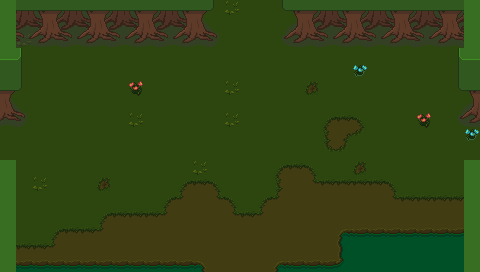

This game map was drawn from its Tiled (.tmx) file and the tilesets committed beside it. A one-line description and the full map source follow:
An orthogonal 30x17 tile map with 16x16 px tiles, 2 tile layers (Base, Ground), 1 hidden layer not drawn and 3 objects (2x Entrance, ResourceSpawn).

<map version="1.4" tiledversion="1.4.1" orientation="orthogonal" renderorder="right-down" width="30" height="17" tilewidth="16" tileheight="16" infinite="0" nextlayerid="22" nextobjectid="52">
 <properties>
  <property name="Outside" type="bool" value="false" />
  <property name="ResourcesMinMax" value="30-60" />
 </properties>
 <tileset firstgid="1" source="../Tilesets/tilesetManorGrounds.tsx" />
 <layer id="19" name="Base" width="30" height="17">
  <data encoding="csv">
246,289,289,27,27,205,27,289,27,289,283,289,27,289,283,289,27,27,205,205,205,289,289,27,205,205,289,289,205,246,
246,27,289,289,205,289,27,205,205,289,27,27,205,205,27,289,27,289,289,27,27,205,289,27,205,27,289,205,27,246,
246,283,27,27,27,205,205,205,205,289,289,205,205,27,289,27,289,27,205,289,27,205,27,27,205,27,289,27,205,246,
246,27,289,27,27,27,27,289,289,205,205,289,205,205,205,289,205,27,289,289,205,27,205,205,27,27,289,27,27,246,
246,27,27,27,27,27,27,27,289,205,205,289,289,27,205,289,205,27,27,27,205,205,36,27,27,289,27,289,27,246,
289,27,289,205,289,27,205,289,77,27,289,205,205,205,283,289,289,27,289,289,27,289,205,27,205,289,27,27,205,205,
205,27,289,205,27,27,27,289,27,27,27,27,205,289,27,289,289,205,205,289,205,205,27,27,205,289,205,289,27,27,
27,289,289,27,27,289,289,289,283,205,289,27,205,205,283,289,205,205,205,205,27,205,27,205,27,27,77,27,289,289,
205,205,205,27,27,27,27,289,289,27,205,205,205,27,205,27,27,205,27,289,289,205,27,289,27,289,27,205,289,36,
289,27,205,27,289,205,27,27,205,205,289,205,289,205,289,289,289,27,205,205,289,289,27,289,205,27,27,289,27,27,
246,27,205,205,27,289,27,205,27,205,205,205,283,205,289,27,283,205,205,27,205,205,289,289,205,27,27,27,27,246,
246,27,283,289,205,289,27,27,289,27,289,205,27,27,289,205,27,205,27,289,27,27,205,27,289,205,205,27,27,246,
246,27,27,289,205,289,289,289,289,27,205,289,289,27,27,205,27,205,289,27,27,27,205,27,289,289,27,27,27,246,
246,27,205,289,27,27,205,205,27,27,289,289,289,289,289,289,205,289,205,205,27,205,205,205,27,289,289,205,27,246,
246,27,27,289,289,27,27,205,289,205,205,205,289,289,205,205,27,205,27,289,27,205,27,289,27,205,27,289,27,246,
246,27,289,205,27,289,27,27,289,205,289,289,289,289,27,289,27,205,205,27,205,289,205,205,27,289,27,289,27,246,
246,246,246,246,246,246,246,246,246,246,246,246,246,27,289,27,27,246,246,246,246,246,246,246,246,246,246,246,246,246
</data>
 </layer>
 <layer id="20" name="Ground" width="30" height="17">
  <data encoding="csv">
41,222,223,221,222,223,221,222,223,221,222,223,224,225,0,0,0,219,220,221,222,223,221,222,223,221,222,223,221,41,
41,247,248,246,247,248,246,247,248,246,247,248,249,250,0,0,0,244,245,246,247,248,246,247,248,246,247,248,246,41,
41,272,273,271,272,273,271,272,273,271,272,273,274,275,0,0,0,269,270,271,272,273,271,272,273,271,272,273,271,41,
66,67,0,0,0,0,0,0,0,0,0,0,0,0,0,0,0,0,0,0,0,0,0,0,0,0,0,0,65,66,
44,200,0,0,0,0,0,0,0,0,0,0,0,0,0,0,0,0,0,0,0,0,0,0,0,0,0,0,194,44,
224,225,0,0,0,0,0,0,0,0,0,0,0,0,0,0,0,0,0,157,0,0,0,0,0,0,0,0,219,220,
249,250,0,0,0,0,0,0,0,0,0,0,0,0,0,0,0,0,0,0,0,0,0,0,0,0,0,0,244,245,
274,275,0,0,0,0,0,0,0,0,0,0,0,0,0,0,0,0,0,0,176,177,178,0,0,0,0,0,269,270,
0,0,0,0,0,0,0,0,0,0,0,0,0,0,0,0,0,0,0,0,201,179,228,0,0,0,0,0,0,0,
0,0,0,0,0,0,0,0,0,0,0,0,0,0,0,0,0,0,0,0,226,228,205,0,0,0,0,0,0,0,
41,0,0,0,0,0,0,0,0,0,0,0,0,0,205,205,205,176,177,178,0,0,157,0,0,0,0,0,0,41,
41,0,0,0,0,0,157,0,0,0,0,176,177,178,205,205,205,206,202,229,177,177,177,177,178,0,0,0,0,41,
41,0,0,0,0,0,0,0,0,0,176,231,202,229,178,205,176,231,202,202,202,202,202,202,229,177,177,177,177,41,
41,130,130,130,130,130,176,177,177,177,231,202,202,202,229,177,231,202,202,202,202,202,202,202,202,202,202,202,202,41,
41,130,130,176,177,177,231,202,202,202,202,202,202,202,202,202,202,202,202,202,202,182,183,183,183,183,183,183,183,41,
41,177,177,231,202,202,202,202,202,202,202,202,202,202,202,202,202,202,202,202,202,212,208,208,208,208,208,208,208,41,
41,183,183,183,183,183,183,183,183,183,183,183,184,202,202,202,202,182,183,183,183,237,208,208,208,208,208,208,208,41
</data>
 </layer>
 <layer id="21" name="Upper" width="30" height="17" visible="0">
  <data encoding="csv">
0,42,0,0,0,0,0,0,0,0,0,0,0,0,0,0,0,0,0,0,0,0,0,0,0,0,0,0,40,0,
0,42,0,0,0,0,0,0,0,0,0,0,0,0,0,0,0,0,0,0,0,0,0,0,0,0,0,0,40,0,
0,42,0,0,0,0,0,0,0,0,0,0,0,0,0,0,0,0,0,0,0,0,0,0,0,0,0,0,40,0,
0,0,0,0,0,0,0,0,0,0,0,0,0,0,0,0,0,0,0,0,0,0,0,0,0,0,0,0,0,0,
0,0,0,0,0,0,0,0,0,0,0,0,0,0,0,0,0,0,0,0,0,0,0,0,0,0,0,0,0,0,
0,0,0,0,0,0,0,0,0,0,0,0,0,0,0,0,0,0,0,0,0,0,0,0,0,0,0,0,0,0,
0,0,0,0,0,0,0,0,0,0,0,0,0,0,0,0,0,0,0,0,0,0,0,0,0,0,0,0,0,0,
0,0,0,0,0,0,0,0,0,0,0,0,0,0,0,0,0,0,0,0,0,0,0,0,0,0,0,0,0,0,
0,0,0,0,0,0,0,0,0,0,0,0,0,0,0,0,0,0,0,0,0,0,0,0,0,0,0,0,0,0,
16,17,0,0,0,0,0,0,0,0,0,0,0,0,0,0,0,0,0,0,0,0,0,0,0,0,0,0,15,16,
0,42,0,0,0,0,0,0,0,0,0,0,0,0,0,0,0,0,0,0,0,0,0,0,0,0,0,0,40,0,
0,42,0,0,0,0,0,0,0,0,0,0,0,0,0,0,0,0,0,0,0,0,0,0,0,0,0,0,40,0,
0,42,0,0,0,0,0,0,0,0,0,0,0,0,0,0,0,0,0,0,0,0,0,0,0,0,0,0,40,0,
0,42,0,0,0,0,0,0,0,0,0,0,0,0,0,0,0,0,0,0,0,0,0,0,0,0,0,0,40,0,
0,42,0,0,0,0,0,0,0,0,0,0,0,0,0,0,0,0,0,0,0,0,0,0,0,0,0,0,40,0,
0,116,0,0,0,0,0,0,0,0,0,0,0,0,0,0,0,0,0,0,0,0,0,0,0,0,0,0,117,0,
0,116,0,0,0,0,0,0,0,0,0,0,0,0,0,0,0,0,0,0,0,0,0,0,0,0,0,0,117,0
</data>
 </layer>
 <objectgroup id="4" name="Travel">
  <object id="50" name="Entrance" x="224" y="0" width="48" height="4">
   <properties>
    <property name="EntranceDir" value="Down" />
    <property name="Map" value="mapRiverHollowTown" />
   </properties>
  </object>
  <object id="51" name="Entrance" x="208" y="268" width="48" height="4">
   <properties>
    <property name="EntranceDir" value="Up" />
    <property name="Map" value="mapSwamp_03" />
   </properties>
  </object>
 </objectgroup>
 <objectgroup id="5" name="MapObject">
  <object id="40" name="ResourceSpawn" x="96.2798" y="54.0405" width="124.333" height="96.333">
   <properties>
    <property name="Resources" value="20" />
   </properties>
  </object>
 </objectgroup>
 <objectgroup id="6" name="Character" />
</map>
